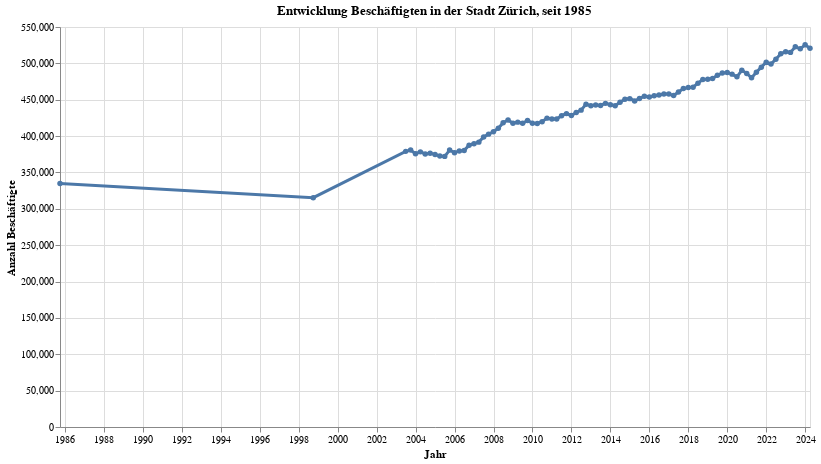

The code cell stored with this chart in its notebook:
### Code cell
grafik1 = mypy_dv.plot_altair_multiline_highlight(
    data = myAgg1.reset_index()
    , x = 'ZEIT_LANG:T'
    , y = 'sum_BES:Q'
    , x_beschriftung = 'Jahr'
    , y_beschriftung = 'Anzahl Beschäftigte'
    , warning_status  = "ignore"
    , category=''
    , category_beschriftung=''
    , myTitle = "Entwicklung Beschäftigten in der Stadt Zürich, seit "+str(data2betested.index.year.min())
)
grafik1

### Figure 1 — Vega-Lite specification as saved in the notebook (floating-point values rounded to 4 significant figures)
{"config": {"view": {"continuousWidth": 300, "continuousHeight": 300}}, "layer": [{"mark": {"type": "circle"}, "encoding": {"opacity": {"value": 1.3}, "tooltip": [{"field": "ZEIT_LANG", "type": "temporal"}, {"field": "sum_BES", "type": "quantitative"}], "x": {"axis": {"title": "Jahr"}, "field": "ZEIT_LANG", "type": "temporal"}, "y": {"axis": {"title": "Anzahl Beschäftigte"}, "field": "sum_BES", "type": "quantitative"}}, "name": "view_1", "title": "Entwicklung Beschäftigten in der Stadt Zürich, seit 1985"}, {"mark": {"type": "line"}, "encoding": {"size": {"condition": {"test": {"not": {"param": "param_1"}}, "value": 1.2}, "value": 3}, "tooltip": [{"field": "ZEIT_LANG", "type": "temporal"}, {"field": "sum_BES", "type": "quantitative"}], "x": {"axis": {"title": "Jahr"}, "field": "ZEIT_LANG", "type": "temporal"}, "y": {"axis": {"title": "Anzahl Beschäftigte"}, "field": "sum_BES", "type": "quantitative"}}, "title": "Entwicklung Beschäftigten in der Stadt Zürich, seit 1985"}], "data": {"name": "data-292ff4c4a171bfbd256a31e95efb7096"}, "height": 400, "params": [{"name": "param_1", "select": {"type": "point", "fields": [""], "nearest": true, "on": "pointerover"}, "views": ["view_1"]}], "width": 750, "$schema": "https://vega.github.io/schema/vega-lite/v5.8.0.json", "datasets": {"data-292ff4c4a171bfbd256a31e95efb7096": [{"StichtagDatJahr_str": "2024-03-31", "ZEIT_LANG": "2024-03-31T00:00:00", "sum_BES": 520700.0}, {"StichtagDatJahr_str": "2023-12-31", "ZEIT_LANG": "2023-12-31T00:00:00", "sum_BES": 525500.0}, {"StichtagDatJahr_str": "2023-09-30", "ZEIT_LANG": "2023-09-30T00:00:00", "sum_BES": 520000.0}, {"StichtagDatJahr_str": "2023-06-30", "ZEIT_LANG": "2023-06-30T00:00:00", "sum_BES": 522900.0}, {"StichtagDatJahr_str": "2023-03-31", "ZEIT_LANG": "2023-03-31T00:00:00", "sum_BES": 515100.0}, {"StichtagDatJahr_str": "2022-12-31", "ZEIT_LANG": "2022-12-31T00:00:00", "sum_BES": 516100.0}, {"StichtagDatJahr_str": "2022-09-30", "ZEIT_LANG": "2022-09-30T00:00:00", "sum_BES": 513100.0}, {"StichtagDatJahr_str": "2022-06-30", "ZEIT_LANG": "2022-06-30T00:00:00", "sum_BES": 505800.0}, {"StichtagDatJahr_str": "2022-03-31", "ZEIT_LANG": "2022-03-31T00:00:00", "sum_BES": 499200.0}, {"StichtagDatJahr_str": "2021-12-31", "ZEIT_LANG": "2021-12-31T00:00:00", "sum_BES": 501500.0}, {"StichtagDatJahr_str": "2021-09-30", "ZEIT_LANG": "2021-09-30T00:00:00", "sum_BES": 494800.0}, {"StichtagDatJahr_str": "2021-06-30", "ZEIT_LANG": "2021-06-30T00:00:00", "sum_BES": 487900.0}, {"StichtagDatJahr_str": "2021-03-31", "ZEIT_LANG": "2021-03-31T00:00:00", "sum_BES": 480200.0}, {"StichtagDatJahr_str": "2020-12-31", "ZEIT_LANG": "2020-12-31T00:00:00", "sum_BES": 486200.0}, {"StichtagDatJahr_str": "2020-09-30", "ZEIT_LANG": "2020-09-30T00:00:00", "sum_BES": 490500.0}, {"StichtagDatJahr_str": "2020-06-30", "ZEIT_LANG": "2020-06-30T00:00:00", "sum_BES": 481500.0}, {"StichtagDatJahr_str": "2020-03-31", "ZEIT_LANG": "2020-03-31T00:00:00", "sum_BES": 485200.0}, {"StichtagDatJahr_str": "2019-12-31", "ZEIT_LANG": "2019-12-31T00:00:00", "sum_BES": 487500.0}, {"StichtagDatJahr_str": "2019-09-30", "ZEIT_LANG": "2019-09-30T00:00:00", "sum_BES": 486600.0}, {"StichtagDatJahr_str": "2019-06-30", "ZEIT_LANG": "2019-06-30T00:00:00", "sum_BES": 483700.0}, {"StichtagDatJahr_str": "2019-03-31", "ZEIT_LANG": "2019-03-31T00:00:00", "sum_BES": 479200.0}, {"StichtagDatJahr_str": "2018-12-31", "ZEIT_LANG": "2018-12-31T00:00:00", "sum_BES": 478200.0}, {"StichtagDatJahr_str": "2018-09-30", "ZEIT_LANG": "2018-09-30T00:00:00", "sum_BES": 477800.0}, {"StichtagDatJahr_str": "2018-06-30", "ZEIT_LANG": "2018-06-30T00:00:00", "sum_BES": 472800.0}, {"StichtagDatJahr_str": "2018-03-31", "ZEIT_LANG": "2018-03-31T00:00:00", "sum_BES": 467200.0}, {"StichtagDatJahr_str": "2017-12-31", "ZEIT_LANG": "2017-12-31T00:00:00", "sum_BES": 466800.0}, {"StichtagDatJahr_str": "2017-09-30", "ZEIT_LANG": "2017-09-30T00:00:00", "sum_BES": 465300.0}, {"StichtagDatJahr_str": "2017-06-30", "ZEIT_LANG": "2017-06-30T00:00:00", "sum_BES": 460500.0}, {"StichtagDatJahr_str": "2017-03-31", "ZEIT_LANG": "2017-03-31T00:00:00", "sum_BES": 455700.0}, {"StichtagDatJahr_str": "2016-12-31", "ZEIT_LANG": "2016-12-31T00:00:00", "sum_BES": 457900.0}, {"StichtagDatJahr_str": "2016-09-30", "ZEIT_LANG": "2016-09-30T00:00:00", "sum_BES": 457800.0}, {"StichtagDatJahr_str": "2016-06-30", "ZEIT_LANG": "2016-06-30T00:00:00", "sum_BES": 456500.0}, {"StichtagDatJahr_str": "2016-03-31", "ZEIT_LANG": "2016-03-31T00:00:00", "sum_BES": 455600.0}, {"StichtagDatJahr_str": "2015-12-31", "ZEIT_LANG": "2015-12-31T00:00:00", "sum_BES": 453600.0}, {"StichtagDatJahr_str": "2015-09-30", "ZEIT_LANG": "2015-09-30T00:00:00", "sum_BES": 454700.0}, {"StichtagDatJahr_str": "2015-06-30", "ZEIT_LANG": "2015-06-30T00:00:00", "sum_BES": 451800.0}, {"StichtagDatJahr_str": "2015-03-31", "ZEIT_LANG": "2015-03-31T00:00:00", "sum_BES": 448300.0}, {"StichtagDatJahr_str": "2014-12-31", "ZEIT_LANG": "2014-12-31T00:00:00", "sum_BES": 451500.0}, {"StichtagDatJahr_str": "2014-09-30", "ZEIT_LANG": "2014-09-30T00:00:00", "sum_BES": 450800.0}, {"StichtagDatJahr_str": "2014-06-30", "ZEIT_LANG": "2014-06-30T00:00:00", "sum_BES": 446400.0}, {"StichtagDatJahr_str": "2014-03-31", "ZEIT_LANG": "2014-03-31T00:00:00", "sum_BES": 441800.0}, {"StichtagDatJahr_str": "2013-12-31", "ZEIT_LANG": "2013-12-31T00:00:00", "sum_BES": 443100.0}, {"StichtagDatJahr_str": "2013-09-30", "ZEIT_LANG": "2013-09-30T00:00:00", "sum_BES": 445000.0}, {"StichtagDatJahr_str": "2013-06-30", "ZEIT_LANG": "2013-06-30T00:00:00", "sum_BES": 442200.0}, {"StichtagDatJahr_str": "2013-03-31", "ZEIT_LANG": "2013-03-31T00:00:00", "sum_BES": 442900.0}, {"StichtagDatJahr_str": "2012-12-31", "ZEIT_LANG": "2012-12-31T00:00:00", "sum_BES": 441700.0}, {"StichtagDatJahr_str": "2012-09-30", "ZEIT_LANG": "2012-09-30T00:00:00", "sum_BES": 443700.0}, {"StichtagDatJahr_str": "2012-06-30", "ZEIT_LANG": "2012-06-30T00:00:00", "sum_BES": 435700.0}, {"StichtagDatJahr_str": "2012-03-31", "ZEIT_LANG": "2012-03-31T00:00:00", "sum_BES": 432400.0}, {"StichtagDatJahr_str": "2011-12-31", "ZEIT_LANG": "2011-12-31T00:00:00", "sum_BES": 428300.0}, {"StichtagDatJahr_str": "2011-09-30", "ZEIT_LANG": "2011-09-30T00:00:00", "sum_BES": 430900.0}, {"StichtagDatJahr_str": "2011-06-30", "ZEIT_LANG": "2011-06-30T00:00:00", "sum_BES": 428100.0}, {"StichtagDatJahr_str": "2011-03-31", "ZEIT_LANG": "2011-03-31T00:00:00", "sum_BES": 423600.0}, {"StichtagDatJahr_str": "2010-12-31", "ZEIT_LANG": "2010-12-31T00:00:00", "sum_BES": 423600.0}, {"StichtagDatJahr_str": "2010-09-30", "ZEIT_LANG": "2010-09-30T00:00:00", "sum_BES": 424700.0}, {"StichtagDatJahr_str": "2010-06-30", "ZEIT_LANG": "2010-06-30T00:00:00", "sum_BES": 419800.0}, {"StichtagDatJahr_str": "2010-03-31", "ZEIT_LANG": "2010-03-31T00:00:00", "sum_BES": 417300.0}, {"StichtagDatJahr_str": "2009-12-31", "ZEIT_LANG": "2009-12-31T00:00:00", "sum_BES": 417800.0}, {"StichtagDatJahr_str": "2009-09-30", "ZEIT_LANG": "2009-09-30T00:00:00", "sum_BES": 421500.0}, {"StichtagDatJahr_str": "2009-06-30", "ZEIT_LANG": "2009-06-30T00:00:00", "sum_BES": 417600.0}, {"StichtagDatJahr_str": "2009-03-31", "ZEIT_LANG": "2009-03-31T00:00:00", "sum_BES": 419200.0}, {"StichtagDatJahr_str": "2008-12-31", "ZEIT_LANG": "2008-12-31T00:00:00", "sum_BES": 417600.0}, {"StichtagDatJahr_str": "2008-09-30", "ZEIT_LANG": "2008-09-30T00:00:00", "sum_BES": 422100.0}, {"StichtagDatJahr_str": "2008-06-30", "ZEIT_LANG": "2008-06-30T00:00:00", "sum_BES": 418300.0}, {"StichtagDatJahr_str": "2008-03-31", "ZEIT_LANG": "2008-03-31T00:00:00", "sum_BES": 410700.0}, {"StichtagDatJahr_str": "2007-12-31", "ZEIT_LANG": "2007-12-31T00:00:00", "sum_BES": 406000.0}, {"StichtagDatJahr_str": "2007-09-30", "ZEIT_LANG": "2007-09-30T00:00:00", "sum_BES": 402700.0}, {"StichtagDatJahr_str": "2007-06-30", "ZEIT_LANG": "2007-06-30T00:00:00", "sum_BES": 398700.0}, {"StichtagDatJahr_str": "2007-03-31", "ZEIT_LANG": "2007-03-31T00:00:00", "sum_BES": 391700.0}, {"StichtagDatJahr_str": "2006-12-31", "ZEIT_LANG": "2006-12-31T00:00:00", "sum_BES": 389600.0}, {"StichtagDatJahr_str": "2006-09-30", "ZEIT_LANG": "2006-09-30T00:00:00", "sum_BES": 387500.0}, {"StichtagDatJahr_str": "2006-06-30", "ZEIT_LANG": "2006-06-30T00:00:00", "sum_BES": 380200.0}, {"StichtagDatJahr_str": "2006-03-31", "ZEIT_LANG": "2006-03-31T00:00:00", "sum_BES": 379600.0}, {"StichtagDatJahr_str": "2005-12-31", "ZEIT_LANG": "2005-12-31T00:00:00", "sum_BES": 377200.0}, {"StichtagDatJahr_str": "2005-09-30", "ZEIT_LANG": "2005-09-30T00:00:00", "sum_BES": 380800.0}, {"StichtagDatJahr_str": "2005-06-30", "ZEIT_LANG": "2005-06-30T00:00:00", "sum_BES": 372100.0}, {"StichtagDatJahr_str": "2005-03-31", "ZEIT_LANG": "2005-03-31T00:00:00", "sum_BES": 372600.0}, {"StichtagDatJahr_str": "2004-12-31", "ZEIT_LANG": "2004-12-31T00:00:00", "sum_BES": 374800.0}, {"StichtagDatJahr_str": "2004-09-30", "ZEIT_LANG": "2004-09-30T00:00:00", "sum_BES": 376500.0}, {"StichtagDatJahr_str": "2004-06-30", "ZEIT_LANG": "2004-06-30T00:00:00", "sum_BES": 375400.0}, {"StichtagDatJahr_str": "2004-03-31", "ZEIT_LANG": "2004-03-31T00:00:00", "sum_BES": 378300.0}, {"StichtagDatJahr_str": "2003-12-31", "ZEIT_LANG": "2003-12-31T00:00:00", "sum_BES": 375800.0}, {"StichtagDatJahr_str": "2003-09-30", "ZEIT_LANG": "2003-09-30T00:00:00", "sum_BES": 380800.0}, {"StichtagDatJahr_str": "2003-06-30", "ZEIT_LANG": "2003-06-30T00:00:00", "sum_BES": 379000.0}, {"StichtagDatJahr_str": "1998-09-30", "ZEIT_LANG": "1998-09-30T00:00:00", "sum_BES": 315300.0}, {"StichtagDatJahr_str": "1985-09-30", "ZEIT_LANG": "1985-09-30T00:00:00", "sum_BES": 334900.0}]}}
